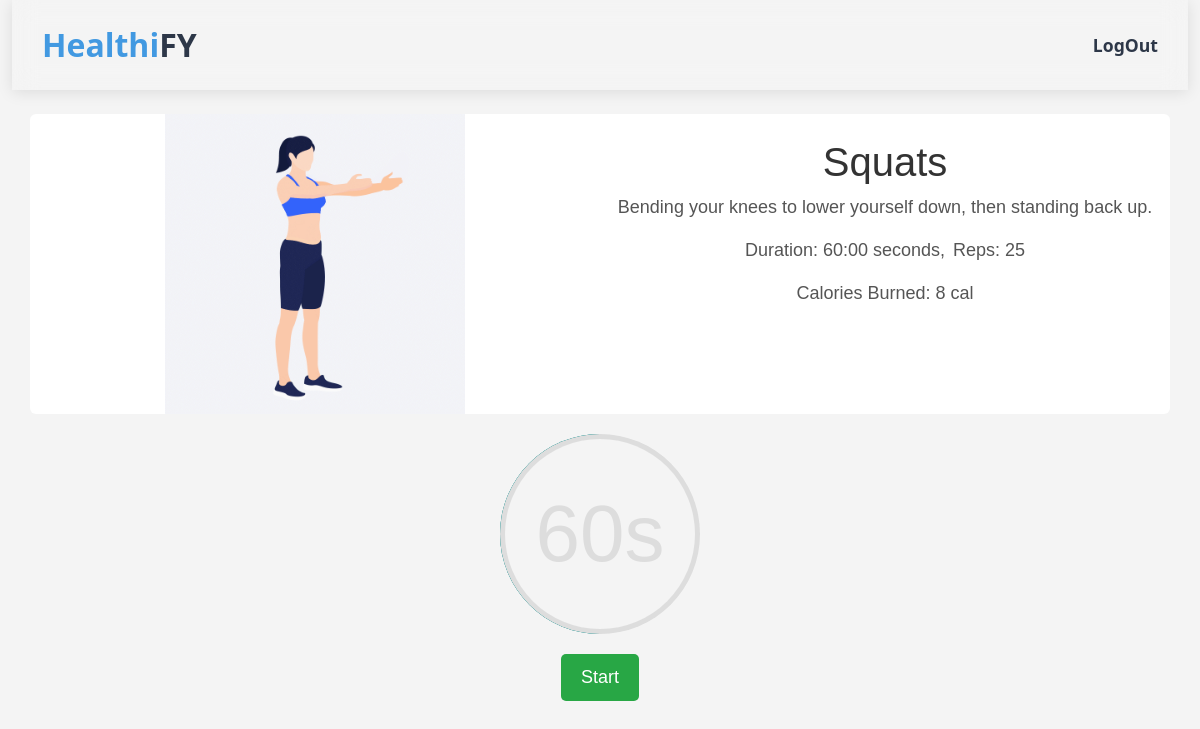
Screenshot of /exerciseview/1 (signed in) with the database file from the repository.
### web/models.py (models this page shows, shortened)
class Exercise(models.Model):
    name=models.CharField(max_length=200)   #name of the exercise
    description=models.TextField(blank=True,null=True)   #description of the exercise
    duration=models.CharField(max_length=100,default='60:00',blank=True,null=True)  # Duration of the exercise
    reps=models.PositiveIntegerField(default=25,blank=True,null=True)   # Default number of repetitions set to 15
    calories_burned=models.PositiveIntegerField()  # Calories burned during the exercise
    gif=models.ImageField(upload_to="images/",blank=True,null=True)  # GIF of the exercise

### web/views.py (the view)
# urls.py: path('exerciseview/<int:pk>',ExerciseDetail_View.as_view(),name='exerciseview'),
class ExerciseDetail_View(View):
    def get (self,request,*args,**kwargs):
        id=kwargs.get('pk')
        data=Exercise.objects.get(id=id)
        userdata=UserProfile_Model.objects.get(user_id=request.user)
        user_obj=UserProfile_Model.objects.get(user_id=request.user.id)
        return render(request,'exercise_detail.html',{'exercise':data,"user_obj":user_obj,"userdata":userdata})

### web/templates/exercise_detail.html (shortened to what this page needs)
<!DOCTYPE html>
<html lang="en">
<head>
    <link href="https://cdn.jsdelivr.net/npm/bootstrap@5.3.3/dist/css/bootstrap.min.css" rel="stylesheet"
>
    <link rel="stylesheet" href="https://cdnjs.cloudflare.com/ajax/libs/font-awesome/6.6.0/css/all.min.css"
 />
</head>
<body>
    <div class="container-fluid sticky-top">
        <header>
            <nav class="navbar navbar-expand-lg header">
                <div class="container">
                    <a class="navbar-brand" href="{% url 'profile' %}">
                        <span class="nav_heading">Healthi</span><span class="nav_heading_span">FY</span>
                    </a>
                    <div class="collapse navbar-collapse" id="navbarSupportedContent">
                        <div class="d-flex">
                            <a href="{% url 'logout' %}" class="navbar_link"><b>LogOut</b></a>
                        </div>
                    </div>
                </div>
            </nav>
        </header>
    </div>
    <div class="body">
        <div class="container white rounded  mt-4">
            <div class="row pb-0">
                <div class="col-6">
                    <img class="img1" src="{{ exercise.gif.url }}" alt="{{ exercise.name }} GIF">
                </div>
                <div class="col-6 pt-4">
                    <h1>{{ exercise.name }}</h1>
                    <p>{{ exercise.description }}</p>
                    <div class="d-flex justify-content-center gap-2">
                        <p>Duration: <span id="duration">{{ exercise.duration }}</span> seconds, </p>
                        <p>Reps: {{ exercise.reps }}</p>
                    </div>
                    <p>Calories Burned: {{ exercise.calories_burned }} cal</p>
                </div>
            </div>
        </div>
        <div class="main-container center">
            <div class="circle-container center">
                <div class="outermost-circle"></div>
            </div>
            <div class="timer-container center">
                <div class="timer center">
                    <div style="font-size: 80px; color: #ddd;" class="timer center">60s</div>
                </div>
            </div>
        </div>
        <button class="button" id="startButton">Start</button>
    </div>
</body>
</html>

### web/templates/exercise_detail.html (style rules this page uses)
* { margin: 0; padding: 0; box-sizing: border-box; }
body { background-color: #f4f4f4; }
.header { backdrop-filter: blur(12px); box-shadow: 0 2px 15px rgba(0, 0, 0, 0.1); padding: 1rem 0; }
.nav_heading { font-size: 2rem; color: #4299e1; font-weight: 700; transition: all 0.3s ease; }
.nav_heading_span { font-size: 2rem; color: #2d3748; font-weight: 700; }
.navbar_link { text-decoration: none; color: #2d3748; font-size: 1.1rem; transition: all 0.3s ease; position: relative; }
.navbar_link:after { content: ''; position: absolute; width: 0; height: 2px; bottom: -5px; left: 0; background-color: #4299e1; transition: width 0.3s ease; }
.white { background-color: white; }
.body { font-family: Arial, sans-serif; margin: 0; text-align: center; height: 600px; }
h1 { color: #333; }
p { font-size: 18px; color: #555; }
.img1 { width: 300px; height: 300px; }
.button { padding: 10px 20px; font-size: 18px; color: #fff; background-color: #28a745; border: none; border-radius: 5px; cursor: pointer; }
html { font-family: 'Heebo', sans-serif; color: #088b8b; }
.center { display: flex; justify-content: center; align-items: center; }
.main-container { width: 100%; height: 240px; background-color: orange; background-color: #f4f4f4; }
.circle-container { width: 200px; height: 200px; background-color: white; background-color: #ddd; border-radius: 50%; position: absolute; overflow: hidden; z-index: 1; }
.outermost-circle { width: 190px; height: 190px; background-color: black; background-color: #f4f4f4; border-radius: 50%; z-index: 5; }
.timer-container { width: 130px; height: 100px; z-index: 6; }
.timer { width: 200px; height: 50px; z-index: 7; }
.timer div { font-size: 100px; font-weight: 130; width: 80px; height: 80px; display: flex; justify-content: center; align-items: center; margin: 0 10px 0 10px; }

### rows the page displays
Exercise: gif (picture), name "Squats", description "Bending your knees to lower yourself down, then standing back up.", duration "60:00", reps "25", calories_burned "8"
